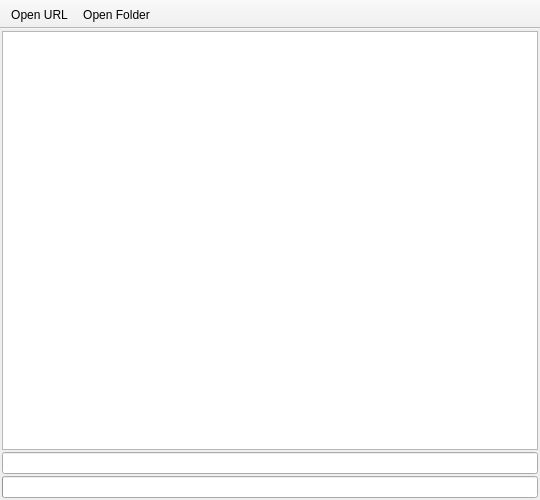
<?xml version="1.0" encoding="UTF-8"?>
<ui version="4.0">
 <class>MainWindow</class>
 <widget class="QMainWindow" name="MainWindow">
  <property name="geometry">
   <rect>
    <x>0</x>
    <y>0</y>
    <width>540</width>
    <height>500</height>
   </rect>
  </property>
  <property name="windowTitle">
   <string>GeoGallery</string>
  </property>
  <property name="windowIcon">
   <iconset resource="resources.qrc">
    <normaloff>:/icons/icon.png</normaloff>:/icons/icon.png</iconset>
  </property>
  <widget class="QWidget" name="centralWidget">
   <layout class="QVBoxLayout" name="verticalLayout">
    <property name="spacing">
     <number>2</number>
    </property>
    <property name="leftMargin">
     <number>2</number>
    </property>
    <property name="topMargin">
     <number>2</number>
    </property>
    <property name="rightMargin">
     <number>2</number>
    </property>
    <property name="bottomMargin">
     <number>2</number>
    </property>
    <item>
     <widget class="QTableView" name="tableView">
      <property name="toolTip">
       <string>Double click to open log or image</string>
      </property>
      <property name="editTriggers">
       <set>QAbstractItemView::NoEditTriggers</set>
      </property>
      <property name="showDropIndicator" stdset="0">
       <bool>false</bool>
      </property>
      <property name="dragDropOverwriteMode">
       <bool>false</bool>
      </property>
      <property name="selectionMode">
       <enum>QAbstractItemView::SingleSelection</enum>
      </property>
      <property name="iconSize">
       <size>
        <width>128</width>
        <height>126</height>
       </size>
      </property>
      <attribute name="horizontalHeaderVisible">
       <bool>false</bool>
      </attribute>
      <attribute name="horizontalHeaderDefaultSectionSize">
       <number>128</number>
      </attribute>
      <attribute name="horizontalHeaderMinimumSectionSize">
       <number>128</number>
      </attribute>
      <attribute name="verticalHeaderVisible">
       <bool>false</bool>
      </attribute>
      <attribute name="verticalHeaderDefaultSectionSize">
       <number>128</number>
      </attribute>
      <attribute name="verticalHeaderMinimumSectionSize">
       <number>128</number>
      </attribute>
     </widget>
    </item>
    <item>
     <widget class="QLineEdit" name="coordsDisplay">
      <property name="alignment">
       <set>Qt::AlignCenter</set>
      </property>
      <property name="readOnly">
       <bool>true</bool>
      </property>
     </widget>
    </item>
    <item>
     <widget class="QProgressBar" name="progressBar">
      <property name="enabled">
       <bool>true</bool>
      </property>
      <property name="textVisible">
       <bool>false</bool>
      </property>
     </widget>
    </item>
   </layout>
  </widget>
  <widget class="QToolBar" name="toolBar">
   <property name="windowTitle">
    <string>toolBar</string>
   </property>
   <property name="movable">
    <bool>false</bool>
   </property>
   <property name="allowedAreas">
    <set>Qt::TopToolBarArea</set>
   </property>
   <property name="floatable">
    <bool>false</bool>
   </property>
   <attribute name="toolBarArea">
    <enum>TopToolBarArea</enum>
   </attribute>
   <attribute name="toolBarBreak">
    <bool>false</bool>
   </attribute>
   <addaction name="actionOpenURL"/>
   <addaction name="actionOpenFolder"/>
  </widget>
  <action name="actionOpenFolder">
   <property name="text">
    <string>Open Folder</string>
   </property>
   <property name="toolTip">
    <string>Open Folder</string>
   </property>
  </action>
  <action name="actionOpenURL">
   <property name="text">
    <string>Open URL</string>
   </property>
  </action>
 </widget>
 <layoutdefault spacing="6" margin="11"/>
 <resources>
  <include location="resources.qrc"/>
 </resources>
 <connections/>
</ui>
